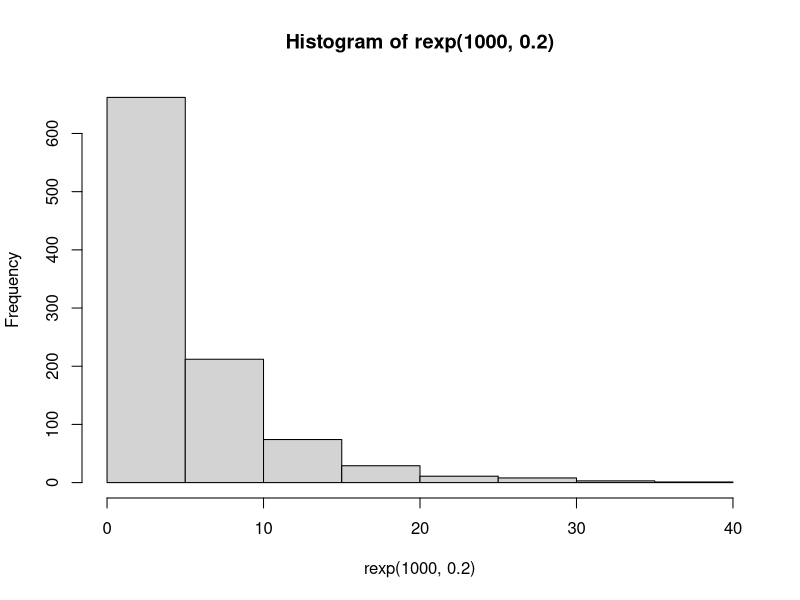
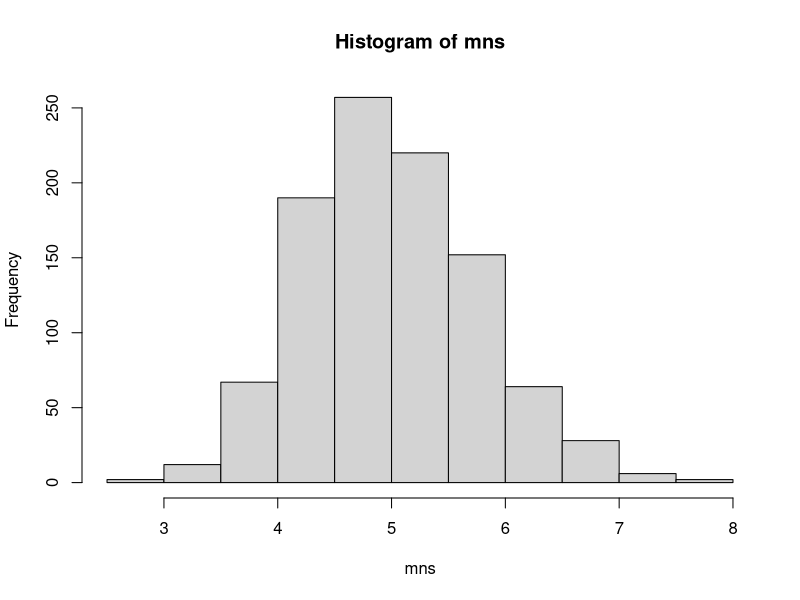

The R source for these figures, in order:
## ---- chunk 1
library(knitr)
library(ggplot2)
## ---- chunk 2
set.seed(2200)
mns = NULL
for (i in 1 : 1000) mns = c(mns, mean(rexp(40, .2)))
## ---- chunk 3
mean(mns)
## ---- chunk 4
set.seed(2200)
vars = NULL
for (i in 1 : 1000) vars = c(vars, var(rexp(40, .2)))
mean(vars)
## ---- chunk 5
set.seed(2200)
hist(rexp(1000, .2))
## ---- chunk 6
set.seed(2200)
mns = NULL
for (i in 1 : 1000) mns = c(mns, mean(rexp(40, .2)))
hist(mns)
